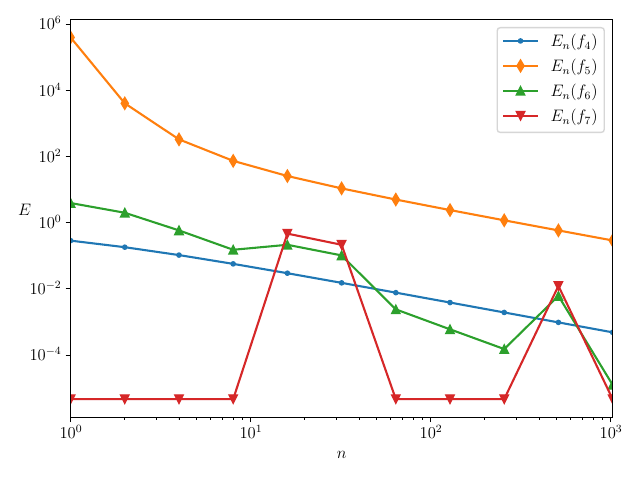

This chart was generated by the following Python code:
from matplotlib import pyplot
import numpy


pyplot.rcParams["text.usetex"] = True
pyplot.rcParams["font.size"] = 12


def readfile(path):
    with open(path, 'r') as f:
        lines = f.read().splitlines()
        
    ts, us = [], []
    for line in lines:
        t, u = line.split()
        ts.append(float(t))
        us.append(float(u))
        
    return ts, us


if __name__ == '__main__':
    start, end = 0, 10
    
    markers = {
        4: '.',
        5: 'd',
        6: '^',
        7: 'v'
    }
    real = {
        4: numpy.log(2),
        5: (numpy.exp(5) - numpy.exp(-5)) / 5,
        6: 2 + numpy.pi,
        7: 2 * numpy.pi
    }
    for i in [4, 5, 6, 7]:
        ts, us = readfile(f'f{i}-2.txt')
        pyplot.plot(ts, [numpy.abs(u - real[i]) for u in us], label=f'$E_n(f_{i})$', marker=markers[i])
    
    pyplot.xlim(2**start, 2**end)
    
    pyplot.xlabel('$n$')
    pyplot.ylabel('$E$', rotation=0)
    
    pyplot.xscale('log')
    pyplot.yscale('log')
    
    pyplot.tight_layout()
    pyplot.legend()
    pyplot.savefig('2.pdf')
